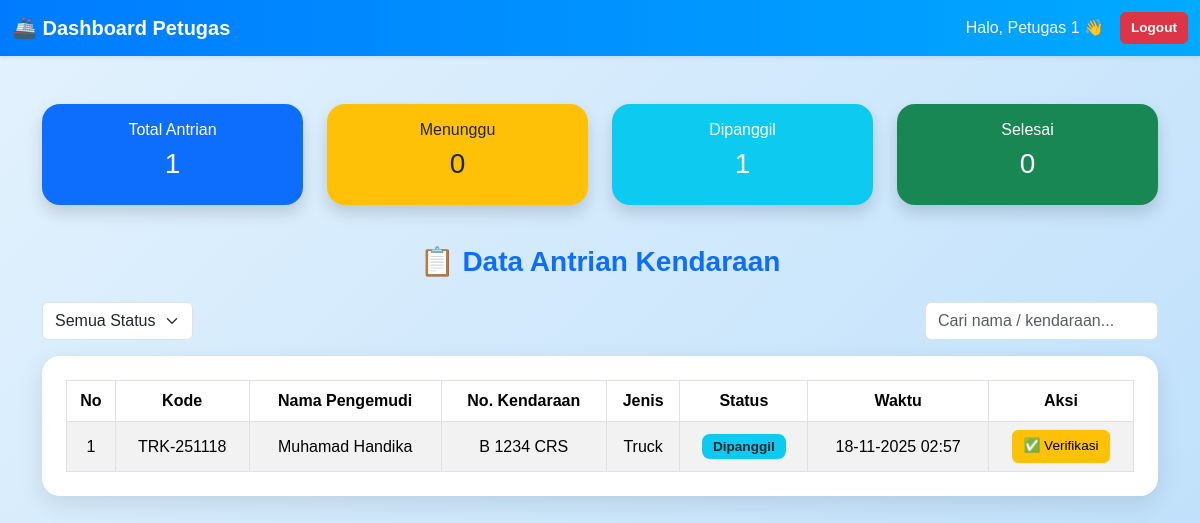
/dashboard-petugas.php (signed in), run on the app's committed database.
### tables this page shows
CREATE TABLE `antrian` (
  `id_antrian` int(11) NOT NULL,
  `id_pengguna` int(11) NOT NULL,
  `kode_antrian` varchar(11) DEFAULT NULL,
  `nama_pengemudi` varchar(100) DEFAULT NULL,
  `no_kendaraan` varchar(50) DEFAULT NULL,
  `telepon` varchar(20) DEFAULT NULL,
  `jenis_kendaraan` enum('Truck','Bus','Mobil','Motor') DEFAULT NULL,
  `status` enum('Menunggu','Dipanggil','Diverifikasi','Selesai') DEFAULT 'Menunggu',
  `waktu` timestamp NOT NULL DEFAULT current_timestamp()
);

### public/dashboard-petugas.php (the view, shortened to what this page needs)
<?php
require __DIR__ . '/../config/db.php';
$stat = $pdo->query("
  SELECT
    COUNT(*) AS total,
    SUM(status='Menunggu') AS menunggu,
    SUM(status='Dipanggil') AS dipanggil,
    SUM(status='Diverifikasi') AS diverifikasi,
    SUM(status='Selesai') AS selesai
  FROM antrian
")->fetch(PDO::FETCH_ASSOC);
try {
  $stmt = $pdo->query("
    SELECT id_antrian, id_pengguna, kode_antrian, nama_pengemudi, no_kendaraan, jenis_kendaraan, status,
           DATE_FORMAT(waktu, '%d-%m-%Y %H:%i') AS waktu
    FROM antrian
    ORDER BY waktu ASC
  ");
  $data = $stmt->fetchAll(PDO::FETCH_ASSOC);
} catch (PDOException $e) {
  echo "<div class='alert alert-danger'>Error: " . htmlspecialchars($e->getMessage()) . "</div>";
  $data = [];
}
?>
<!DOCTYPE html>
<html lang="id">
<head>
  <link href="https://cdn.jsdelivr.net/npm/bootstrap@5.3.3/dist/css/bootstrap.min.css" rel="stylesheet">
</head>
<body>
  <nav class="navbar navbar-dark shadow-sm">
    <div class="container-fluid">
      <a class="navbar-brand fw-bold" href="#">🚢 Dashboard Petugas</a>
      <div class="d-flex align-items-center">
        <span class="text-light me-3">Halo, <?= htmlspecialchars($_SESSION['petugas_nama'] ?? 'Petugas', ENT_QUOTES) ?> 👋</span>
        <a href="logout-petugas.php" class="btn btn-danger btn-sm fw-semibold">Logout</a>
      </div>
    </div>
  </nav>
  <div class="container py-5">
    <div class="row text-center mb-4">
      <div class="col-md-3 mb-3">
        <div class="card p-3 bg-primary text-white shadow">
          <h6>Total Antrian</h6>
          <h3><?= $stat['total'] ?? 0 ?></h3>
        </div>
      </div>
      <div class="col-md-3 mb-3">
        <div class="card p-3 bg-warning text-dark shadow">
          <h6>Menunggu</h6>
          <h3><?= $stat['menunggu'] ?? 0 ?></h3>
        </div>
      </div>
      <div class="col-md-3 mb-3">
        <div class="card p-3 bg-info text-white shadow">
          <h6>Dipanggil</h6>
          <h3><?= $stat['dipanggil'] ?? 0 ?></h3>
        </div>
      </div>
      <div class="col-md-3 mb-3">
        <div class="card p-3 bg-success text-white shadow">
          <h6>Selesai</h6>
          <h3><?= $stat['selesai'] ?? 0 ?></h3>
        </div>
      </div>
    </div>
    <h3 class="text-center fw-bold text-primary mb-4">📋 Data Antrian Kendaraan</h3>
    <div class="d-flex justify-content-between mb-3 flex-wrap">
      <select id="filterStatus" class="form-select w-auto" onchange="filterStatus()">
        <option value="">Semua Status</option>
      </select>
      <input type="text" id="searchInput" class="form-control w-auto" placeholder="Cari nama / kendaraan..." onkeyup="cariAntrian()">
    </div>
    <div class="card p-4">
      <div class="table-responsive">
        <table class="table table-bordered table-striped align-middle text-center mb-0">
          <thead>
            <tr>
              <th>No</th>
              <th>Kode</th>
              <th>Nama Pengemudi</th>
              <th>No. Kendaraan</th>
              <th>Jenis</th>
              <th>Status</th>
              <th>Waktu</th>
              <th>Aksi</th>
            </tr>
          </thead>
          <tbody id="antrianTableBody">
            <?php if (!empty($data)): ?>
              <?php foreach ($data as $i => $row):
                $status = $row['status'] ?? 'Tidak Diketahui';
                $badge_class = match($status) {
                  'Menunggu' => 'bg-warning text-dark',
                  'Dipanggil' => 'bg-info text-dark',
                  'Diverifikasi' => 'bg-primary',
                  'Selesai' => 'bg-success',
                  default => 'bg-secondary'
                };
              ?>
              <tr>
                <td><?= $i + 1 ?></td>
                <td><?= htmlspecialchars($row['kode_antrian'], ENT_QUOTES) ?></td>
                <td><?= htmlspecialchars($row['nama_pengemudi'] ?? '—', ENT_QUOTES) ?></td>
                <td><?= htmlspecialchars($row['no_kendaraan'] ?? '—', ENT_QUOTES) ?></td>
                <td><?= htmlspecialchars($row['jenis_kendaraan'] ?? '—', ENT_QUOTES) ?></td>
                <td><span class="badge <?= $badge_class ?>"><?= htmlspecialchars($status, ENT_QUOTES) ?></span></td>
                <td><?= htmlspecialchars($row['waktu'] ?? '—', ENT_QUOTES) ?></td>
                <td>
                  <?php if ($status == 'Menunggu'): ?>
                    <button class="btn btn-info btn-sm text-white" onclick="ubahStatus(<?= $row['id_antrian'] ?>, 'Dipanggil')">🔊 Panggil</button>
                  <?php elseif ($status == 'Dipanggil'): ?>
                    <button class="btn btn-warning btn-sm" onclick="ubahStatus(<?= $row['id_antrian'] ?>, 'Diverifikasi')">✅ Verifikasi</button>
                  <?php elseif ($status == 'Diverifikasi'): ?>
                    <button class="btn btn-success btn-sm" onclick="ubahStatus(<?= $row['id_antrian'] ?>, 'Selesai')">🏁 Selesai</button>
                  <?php elseif ($status == 'Selesai'): ?>
                    <button class="btn btn-danger btn-sm" onclick="hapusAntrian(<?= $row['id_antrian'] ?>)">🗑️ Hapus</button>
                  <?php endif; ?>
                </td>
              </tr>
              <?php endforeach; ?>
            <?php else: ?>
              <tr>
                <td colspan="8" class="text-muted py-4">Belum ada data antrian 😅</td>
              </tr>
            <?php endif; ?>
          </tbody>
        </table>
      </div>
    </div>
  </div>
</body>
</html>

### public/dashboard-petugas.php (style rules this page uses)
body { background: linear-gradient(135deg, #e3f2fd, #bbdefb); font-family: 'Poppins', sans-serif; min-height: 100vh; }
.navbar { background: linear-gradient(90deg, #007bff, #00aaff); }
.card { border: none; border-radius: 18px; box-shadow: 0 8px 25px rgba(0, 0, 0, 0.1); overflow: hidden; animation: fadeIn 0.6s ease; }
table thead { background: linear-gradient(90deg, #007bff, #00aaff); color: #fff; }
th, td { vertical-align: middle !important; }
.badge { padding: 0.45em 0.8em; font-size: 0.85rem; border-radius: 0.5rem; }
.btn-sm { padding: 5px 10px; font-size: 0.85rem; border-radius: 6px; }

### data on the page
antrian: kode_antrian "TRK-251118", nama_pengemudi "Muhamad Handika", no_kendaraan "B 1234 CRS", jenis_kendaraan "Truck", status "Dipanggil", waktu "18-11-2025 02:57"

### other printed values
$_SESSION['petugas_nama'] "Petugas 1"
$stat['total'] "1"
$stat['menunggu'] "0"
$stat['dipanggil'] "1"
$stat['selesai'] "0"
